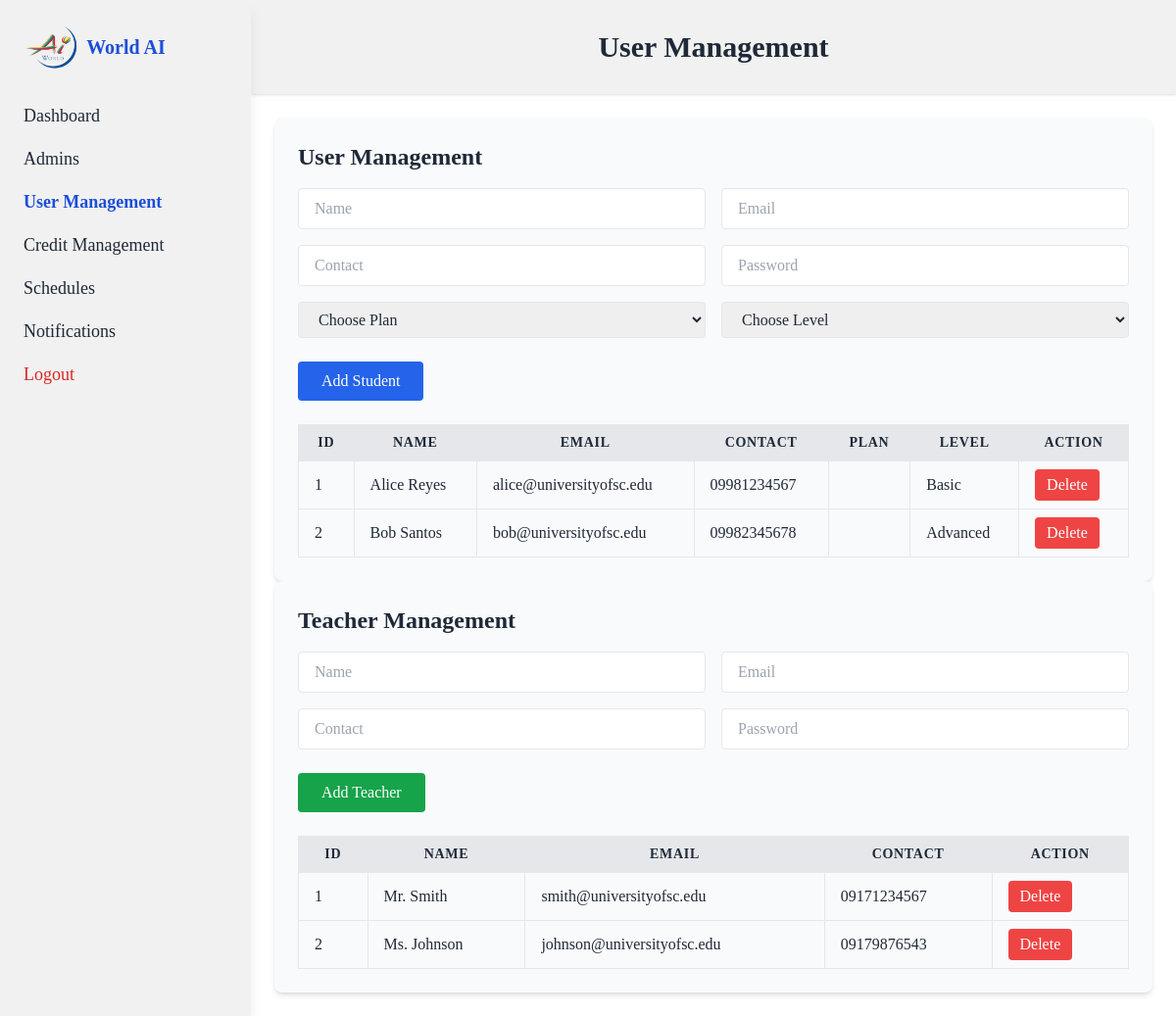
/php71/user_manage.php, run on the app's committed database.
### tables this page shows
CREATE TABLE Student (
    StudentID INT AUTO_INCREMENT PRIMARY KEY,
    Password VARCHAR(100) NOT NULL,
    StudentName VARCHAR(100) NOT NULL,
    StudentEmail VARCHAR(100) NOT NULL,
    StudentNum VARCHAR(20),
    Level ENUM('Basic', 'Advanced') DEFAULT 'Basic',
    IsActive BOOLEAN NOT NULL DEFAULT TRUE
);

CREATE TABLE Teacher (
    TeacherID INT AUTO_INCREMENT PRIMARY KEY,
    Password VARCHAR(100) NOT NULL,
    TeacherName VARCHAR(100) NOT NULL,
    TeacherEmail VARCHAR(100) NOT NULL,
    TeacherNum VARCHAR(20),
    IsActive BOOLEAN NOT NULL DEFAULT TRUE
);

### php71/user_manage.php (the view, shortened to what this page needs)
<?php
$conn = new mysqli("localhost", "root", "", "dashboard_db");
$students = $conn->query("SELECT * FROM Student");
$teachers = $conn->query("SELECT * FROM Teacher");
?>
<!DOCTYPE html>
<html lang="en">
<head>
  <script src="https://cdn.tailwindcss.com"></script>
</head>
<body class="h-screen flex text-gray-800 font-georgia">
    <aside class="fixed top-0 left-0 h-full w-64 bg-[#f1f1f1] shadow-lg p-6 z-10">
    <a href="index.html" class="flex items-center space-x-2 mb-8">
      <img src="img/logo.png" alt="Logo" class="h-12">
      <span class="text-xl font-bold text-blue-700">World AI</span>
    </a>
    <nav class="flex flex-col space-y-4 text-lg">
      <a href="admin_dashboard.php" class="hover:text-blue-600">Dashboard</a>
      <a href="admin_manage.php" class="hover:text-blue-600">Admins</a>
      <a href="#" class="text-blue-700 font-semibold">User Management</a>
      <a href="credit_manage.php" class="hover:text-blue-600">Credit Management</a>
      <a href="schedule_manage.php" class="hover:text-blue-600">Schedules</a>
      <a href="admin_notifications.php" class="hover:text-blue-600">Notifications</a>
      <a href="logout.php" class="text-red-600 hover:underline">Logout</a>
    </nav>
  </aside>
  <div class="ml-64 flex flex-col w-full min-h-screen bg-white">
    <header class="bg-[#f1f1f1] shadow h-24 flex items-center justify-center px-6">
      <h1 class="text-3xl font-bold">User Management</h1>
    </header>
    <main class="flex-1 p-6 overflow-auto">
      <section class="bg-gray-50 p-6 rounded-lg shadow-md max-w-5xl mx-auto">
        <h2 class="text-2xl font-semibold mb-4">User Management</h2>
        <form method="POST" class="grid grid-cols-1 md:grid-cols-2 gap-4 mb-6">
          <input name="StudentName" placeholder="Name" required class="border rounded px-4 py-2">
          <input name="StudentEmail" type="email" placeholder="Email" required class="border rounded px-4 py-2">
          <input name="StudentNum" placeholder="Contact" class="border rounded px-4 py-2">
          <input name="Password" type="password" placeholder="Password" required class="border rounded px-4 py-2">
          <select name="Plan" class="border rounded px-4 py-2">
            <option disabled selected>Choose Plan</option>
          </select>
          <select name="Level" class="border rounded px-4 py-2">
            <option disabled selected>Choose Level</option>
          </select>
          <div class="md:col-span-2">
            <button name="add_student" class="bg-blue-600 text-white px-6 py-2 rounded hover:bg-blue-700 mt-2">Add Student</button>
          </div>
        </form>
        <div class="overflow-x-auto">
          <table class="min-w-full border">
            <thead>
              <tr class="bg-gray-200 text-sm uppercase tracking-wider">
                <th class="px-4 py-2 border">ID</th>
                <th class="px-4 py-2 border">Name</th>
                <th class="px-4 py-2 border">Email</th>
                <th class="px-4 py-2 border">Contact</th>
                <th class="px-4 py-2 border">Plan</th>
                <th class="px-4 py-2 border">Level</th>
                <th class="px-4 py-2 border">Action</th>
              </tr>
            </thead>
            <tbody>
              <?php while ($row = $students->fetch_assoc()): ?>
              <tr class="hover:bg-gray-100">
                <td class="px-4 py-2 border"><?= $row['StudentID'] ?></td>
                <td class="px-4 py-2 border"><?= htmlspecialchars($row['StudentName']) ?></td>
                <td class="px-4 py-2 border"><?= htmlspecialchars($row['StudentEmail']) ?></td>
                <td class="px-4 py-2 border"><?= htmlspecialchars($row['StudentNum']) ?></td>
                <td class="px-4 py-2 border"><?= $row['Plan'] ?></td>
                <td class="px-4 py-2 border"><?= $row['Level'] ?></td>
                <td class="px-4 py-2 border">
                  <form method="POST" onsubmit="return confirm('Delete this student?');">
                    <button name="delete_student" class="bg-red-500 text-white px-3 py-1 rounded hover:bg-red-600">Delete</button>
                  </form>
                </td>
              </tr>
              <?php endwhile; ?>
            </tbody>
          </table>
        </div>
      </section>
      <section class="bg-gray-50 p-6 rounded-lg shadow-md max-w-5xl mx-auto">
        <h2 class="text-2xl font-semibold mb-4">Teacher Management</h2>
        <form method="POST" class="grid grid-cols-1 md:grid-cols-2 gap-4 mb-6">
          <input name="TeacherName" placeholder="Name" required class="border rounded px-4 py-2">
          <input name="TeacherEmail" type="email" placeholder="Email" required class="border rounded px-4 py-2">
          <input name="TeacherNum" placeholder="Contact" class="border rounded px-4 py-2">
          <input name="Password" type="password" placeholder="Password" required class="border rounded px-4 py-2">
          <div class="md:col-span-2">
            <button name="add_teacher" class="bg-green-600 text-white px-6 py-2 rounded hover:bg-green-700 mt-2">Add Teacher</button>
          </div>
        </form>
        <div class="overflow-x-auto">
          <table class="min-w-full border">
            <thead>
              <tr class="bg-gray-200 text-sm uppercase tracking-wider">
                <th class="px-4 py-2 border">ID</th>
                <th class="px-4 py-2 border">Name</th>
                <th class="px-4 py-2 border">Email</th>
                <th class="px-4 py-2 border">Contact</th>
                <th class="px-4 py-2 border">Action</th>
              </tr>
            </thead>
            <tbody>
              <?php while ($row = $teachers->fetch_assoc()): ?>
              <tr class="hover:bg-gray-100">
                <td class="px-4 py-2 border"><?= $row['TeacherID'] ?></td>
                <td class="px-4 py-2 border"><?= htmlspecialchars($row['TeacherName']) ?></td>
                <td class="px-4 py-2 border"><?= htmlspecialchars($row['TeacherEmail']) ?></td>
                <td class="px-4 py-2 border"><?= htmlspecialchars($row['TeacherNum']) ?></td>
                <td class="px-4 py-2 border">
                  <form method="POST" onsubmit="return confirm('Delete this teacher?');">
                    <button name="delete_teacher" class="bg-red-500 text-white px-3 py-1 rounded hover:bg-red-600">Delete</button>
                  </form>
                </td>
              </tr>
              <?php endwhile; ?>
            </tbody>
          </table>
        </div>
      </section>
    </main>
  </div>
</body>
</html>

### php71/user_manage.php (style rules this page uses)
.font-georgia { font-family: Georgia, serif; }

### data on the page
student: StudentID "1", StudentName "Alice Reyes", StudentEmail "alice@universityofsc.edu", StudentNum "09981234567", Level "Basic"
student: StudentID "2", StudentName "Bob Santos", StudentEmail "bob@universityofsc.edu", StudentNum "09982345678", Level "Advanced"
teacher: TeacherID "1", TeacherName "Mr. Smith", TeacherEmail "smith@universityofsc.edu", TeacherNum "09171234567"
teacher: TeacherID "2", TeacherName "Ms. Johnson", TeacherEmail "johnson@universityofsc.edu", TeacherNum "09179876543"
